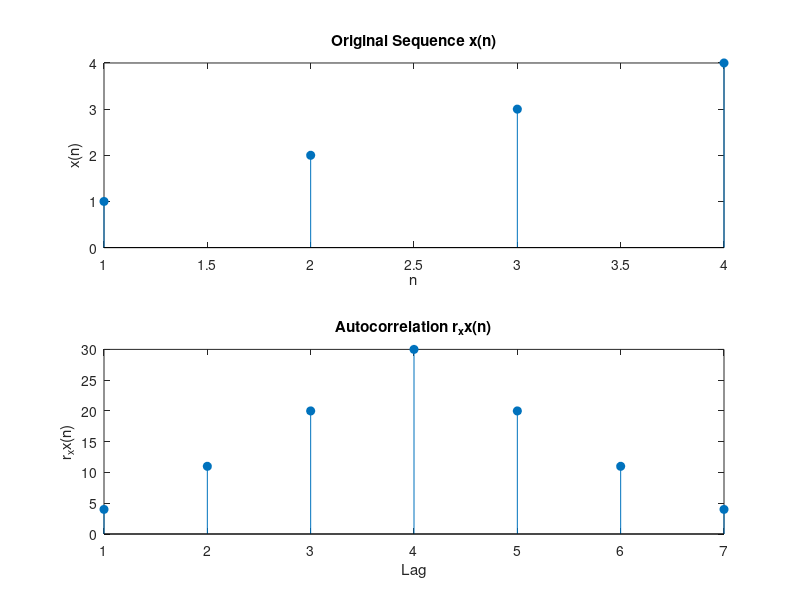

MATLAB code for this plot:
% MATLAB program to find the autocorrelation of a hardcoded sequence

% Hardcoded sequence
x = [1, 2, 3, 4];  % Example sequence x(n)

% Perform autocorrelation using the xcorr() function
r_xx = xcorr(x);

% Display the result
disp('The sequence x(n) is: ');
disp(x);
disp('The autocorrelation result r_xx(n) = xcorr(x(n)) is: ');
disp(r_xx);

% Plot the sequence and autocorrelation result
subplot(2,1,1);
stem(x, 'filled');
title('Original Sequence x(n)');
xlabel('n');
ylabel('x(n)');

subplot(2,1,2);
stem(r_xx, 'filled');
title('Autocorrelation r_xx(n)');
xlabel('Lag');
ylabel('r_xx(n)');
